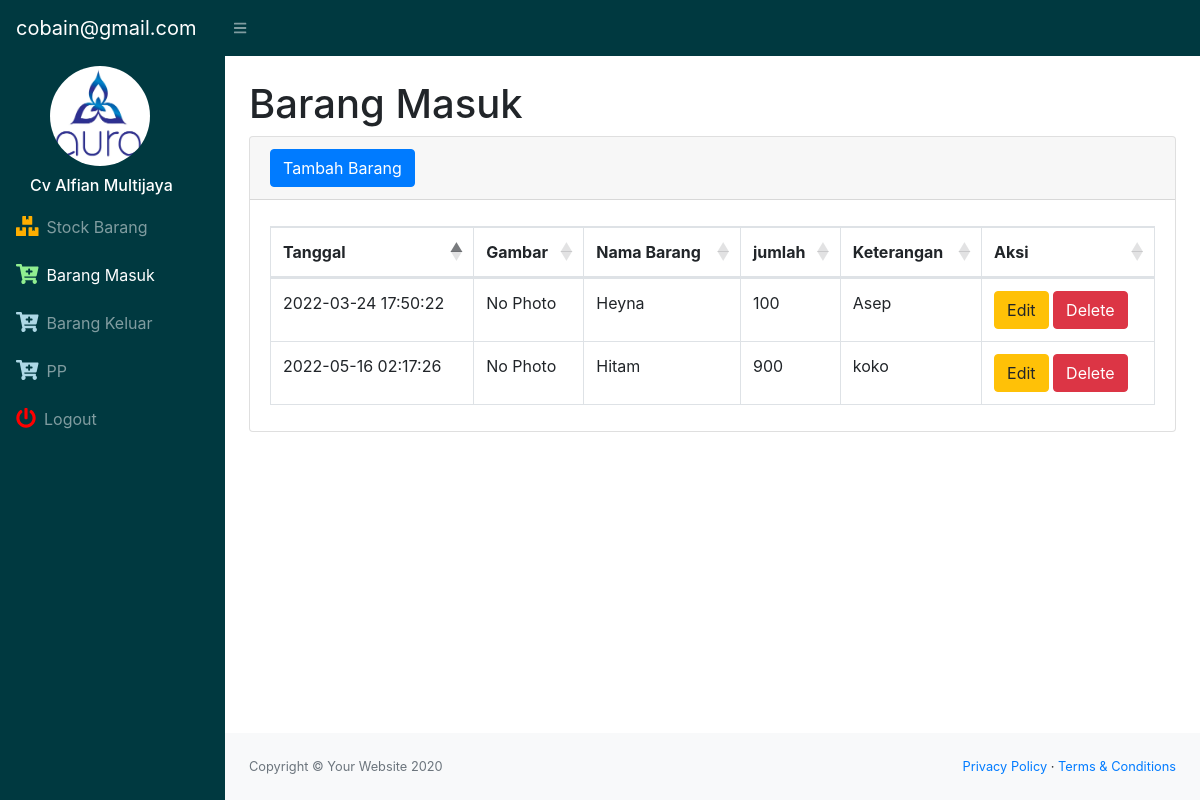
The app's page /admin/masuk.php (signed in) with its own data.
### tables this page shows
CREATE TABLE `masuk` (
  `idmasuk` int(11) NOT NULL AUTO_INCREMENT,
  `idbarang` int(11) NOT NULL,
  `tanggal` timestamp NOT NULL DEFAULT CURRENT_TIMESTAMP,
  `keterangan` varchar(25) NOT NULL,
  `qty` int(11) NOT NULL,
  PRIMARY KEY (`idmasuk`)
);

CREATE TABLE `stock` (
  `idbarang` int(11) NOT NULL AUTO_INCREMENT,
  `namabarang` varchar(25) NOT NULL,
  `deskripsi` varchar(25) NOT NULL,
  `stock` int(11) NOT NULL,
  `image` varchar(99) DEFAULT NULL,
  PRIMARY KEY (`idbarang`)
);

### admin/masuk.php (the view, shortened to what this page needs)
<?php
require "../function.php";
$email = $_SESSION['email'];
?>
<!DOCTYPE html>
<html lang="en">
    <head>
        <link href="../css/styles.css" rel="stylesheet" />
        <link href="https://cdn.datatables.net/1.10.20/css/dataTables.bootstrap4.min.css" rel="stylesheet" />
    </head>
    <body class="sb-nav-fixed">
        <nav class="sb-topnav navbar navbar-expand navbar-dark" style="background-color:#003940;">
            <a class="navbar-brand" href="index.php"><?=$email;?></a>
            <button class="btn btn-link btn-sm order-1 order-lg-0" id="sidebarToggle" href="#"><i class="fas fa-bars"></i></button>
        </nav>
        <div id="layoutSidenav">
            <div id="layoutSidenav_nav">
                <nav class="sb-sidenav accordion sb-sidenav-dark" id="sidenavAccordion">
                    <div class="sb-sidenav-menu" style="background-color:#003940;">
                        <div class="nav">
                            <img src="aura.jpg" alt="yuki" style=" border-radius: 90%; height: 100px; width: 100px; margin-left: 50px; margin-top: 10px;">
                            <h6 style="margin-left: 30px; margin-top:10px; color: white;">Cv Alfian Multijaya</h6>
                            <a class="nav-link" href="index.php">
                                <div class="sb-nav-link-icon"><i class='fas fa-boxes' style='font-size:20px;color:#ffae00'></i></div>
                                Stock Barang
                            </a>
                            <a class="nav-link" href="masuk.php">
                                <div class="sb-nav-link-icon"><i class='fas fa-cart-plus' style='font-size:20px;color:lightgreen;'></i></div>
                                Barang Masuk
                            </a>
                            <a class="nav-link" href="keluar.php">
                                <div class="sb-nav-link-icon"><i class='fas fa-cart-plus' style='font-size:20px;color:lightblue;'></i></div>
                                Barang Keluar
                            </a>
                            <a class="nav-link" href="permintaanbarangkeluar.php">
                                <div class="sb-nav-link-icon"><i class='fas fa-cart-plus' style='font-size:20px;color:lightblue;'></i></div>
                                PP
                            </a>
                                <a class="nav-link" href="../logout.php">
                                <div class="sb-nav-link-icon"><i class='fas fa-power-off' style='font-size:20px;color:red'></i></div>
                                Logout
                            </a>
                        </div>
                    </div>
                </nav>
            </div>
            <div id="layoutSidenav_content">
                <main>
                    <div class="container-fluid">
                        <h1 class="mt-4">Barang Masuk</h1>
                        <div class="card mb-4">
                            <div class="card-header">
                              <button type="button" class="btn btn-primary" data-toggle="modal" data-target="#myModal">
                                Tambah Barang
                              </button>
                            </div>
                            <div class="card-body">
                             <table class="table table-bordered" id="mau" width="100%" cellspacing="0">
                                        <thead>
                                        <tr>
                                            <th>Tanggal</th>
                                            <th>Gambar</th>
                                            <th>Nama Barang</th>
                                            <th>jumlah</th>
                                            <th>Keterangan</th>
                                            <th>Aksi</th>
                                        </tr>
                                        </thead>
                                        <tbody>
                                           <?php
                                        $ambilsemuadatastock = mysqli_query($conn, "select * from masuk m, stock s where s.idbarang = m.idbarang");
                                        while($data=mysqli_fetch_array($ambilsemuadatastock)){
                                        $idm = $data['idmasuk'];
                                        $tanggal = $data['tanggal'];
                                        $namabarang = $data['namabarang'];
                                        $qty = $data['qty'];
                                        $keterangan = $data['keterangan'];
                                        $gambar = $data['image'];
                                        if($gambar==null){
                                            $img = 'No Photo';
                                        } else {
                                            $img = '<img src="../images/'.$gambar.'" class="zoomable">';
                                        }
                                        ?>
                                        <tr>
                                            <td><?=$tanggal;?></td>
                                            <td><?=$img;?></td>
                                            <td><?=$namabarang;?></td>
                                            <td><?=$qty;?></td>
                                            <td><?=$keterangan;?></td>
                                            <td>
                                        <button type="button" class="btn btn-warning" data-toggle="modal" data-target="#edit<?=$idm;?>">
                                                    Edit
                                            </button>
                                         <button type="button" class="btn btn-danger" data-toggle="modal" data-target="#delete<?=$idm;?>">
                                                    Delete
                                                </button>
                                            </td>
                                        </tr>
                                </div>
                              </div>
                                        <?php
                                        };
                                        ?>
                            </div>
                <footer class="py-4 bg-light mt-auto">
                    <div class="container-fluid">
                        <div class="d-flex align-items-center justify-content-between small">
                            <div class="text-muted">Copyright &copy; Your Website 2020</div>
                            <div>
                                <a href="#">Privacy Policy</a>
                                &middot;
                                <a href="#">Terms &amp; Conditions</a>
                            </div>
                        </div>
                    </div>
                </footer>
    </body>
</html>

### records on screen
masuk: tanggal "2022-03-24 17:50:22", idbarang.image "No Photo", idbarang.namabarang "Heyna", qty "100", keterangan "Asep"
masuk: tanggal "2022-05-16 02:17:26", idbarang.image "No Photo", idbarang.namabarang "Hitam", qty "900", keterangan "koko"

### other values on screen
$email "cobain@gmail.com"
